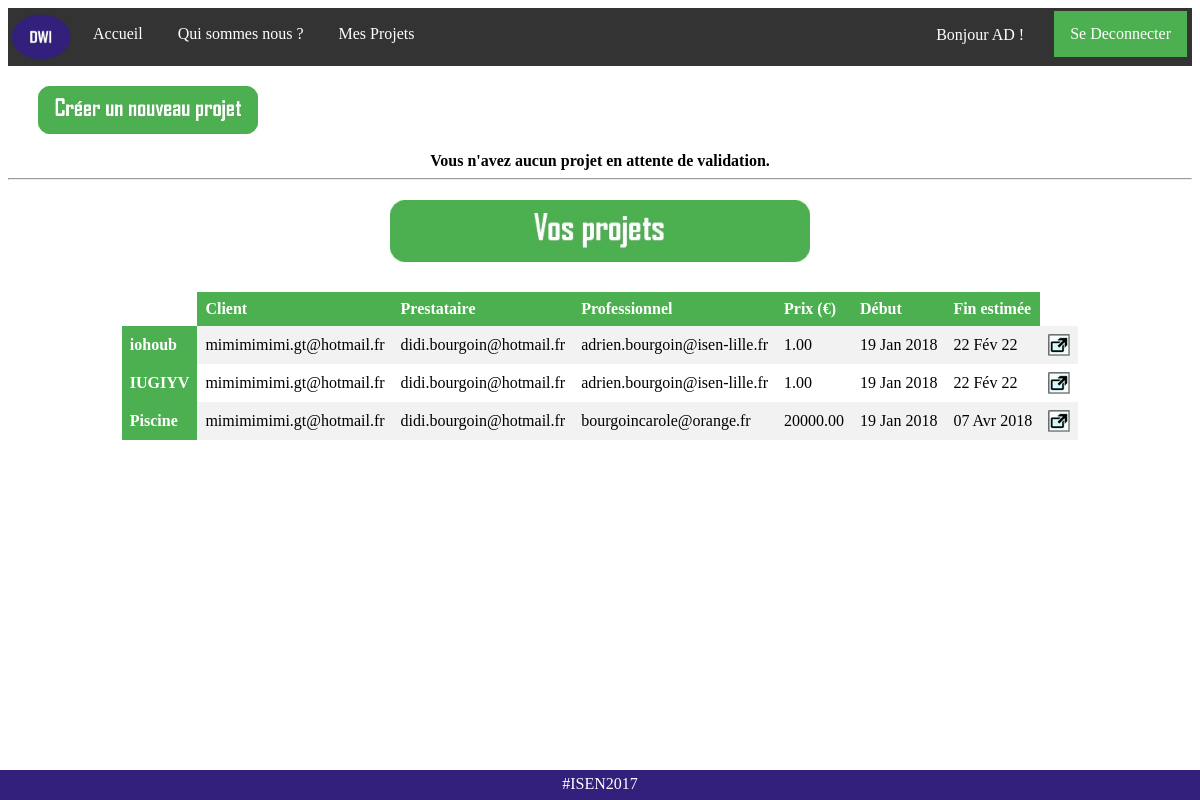
Page /connected (signed in) on the earlier database version.
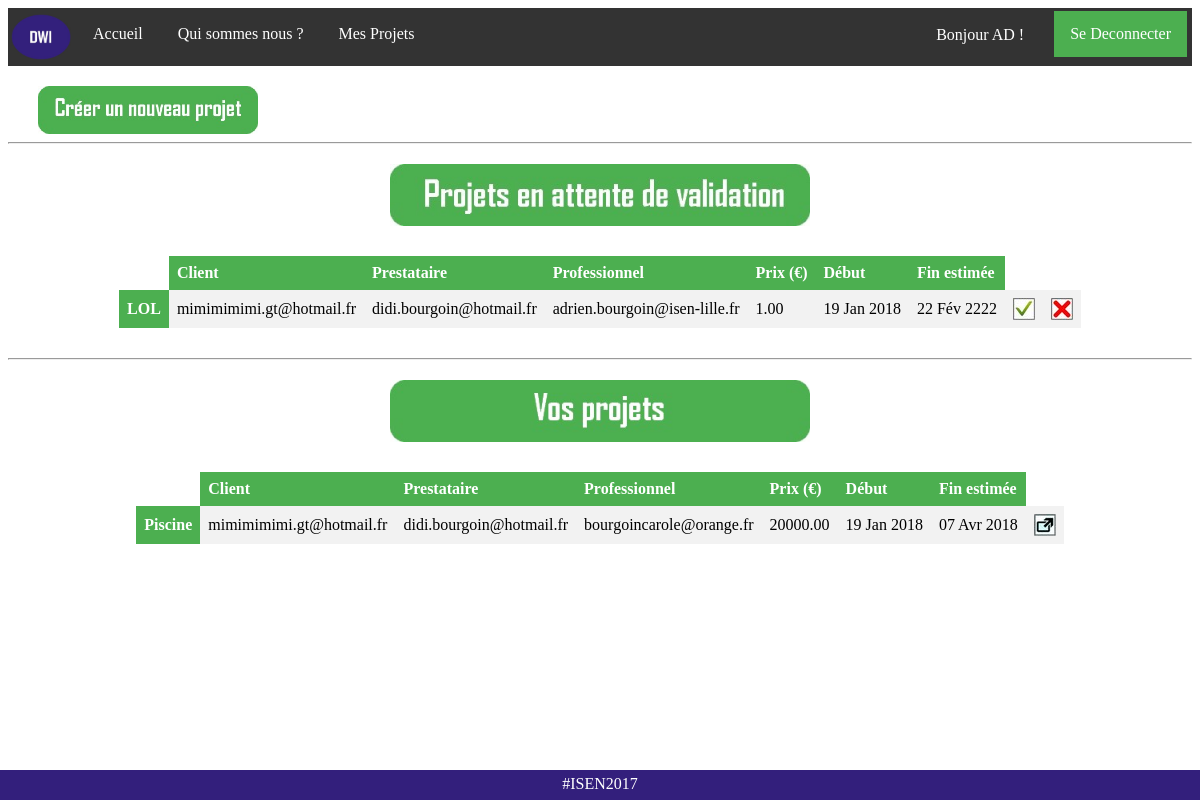
Same page on the later database version.
### TheSafeDeal_NoAdmin/models.py (models this page shows, shortened)
class Projet(models.Model):
	titre = models.CharField(max_length=200)
	key = models.CharField(max_length=32, unique=True)
	prestataire = models.TextField(max_length=150, blank=True)
	client = models.TextField(max_length=150)
	professionnel = models.TextField(max_length=150)
	date_debut = models.DateTimeField(auto_now_add = True, auto_now=False)
	date_fin = models.DateTimeField(auto_now = False, blank = False)
	description = models.TextField()
	prix = models.DecimalField(max_digits=9, decimal_places=2)
	isValidate_Prestataire = models.BooleanField(default=False)
	isValidate_Professionnel = models.BooleanField(default=False)
	isValidate_Client = models.BooleanField(default=False)
	REQUIERED_FIELDS = []

### TheSafeDeal_NoAdmin/views.py (the view, shortened to what this page needs)
# urls.py: url(r'^connected$', views.connected, name='connected'),
def connected(request):
    user = request.user
    if user.is_authenticated() :
        utilisateur = CustomUser.objects.get(username=request.user)
        validated_projects = utilisateur.get_validated_projects_list()[0]
        unvalidated_projects = utilisateur.get_validated_projects_list()[1]
        if request.method == "POST":
            form = NewProjectForm(request.POST)
            if form.is_valid():
                cleaned_info = form.cleaned_data
                new_project = form.save(commit=False)
                new_project.key = get_random_string(length=32)
                new_project.date_debut = timezone.now()
                if utilisateur.email != cleaned_info['client'] and utilisateur.email != cleaned_info['professionnel'] and utilisateur.email != cleaned_info['prestataire'] :
                    error = "Vous ne pouvez pas créer un projet sans en faire partie! Voyons..."
                    return render(request, 'connected.html',{'form':form, 'error': error, 'validated_projects':validated_projects, 'unvalidated_projects':unvalidated_projects})
                if CustomUser.objects.filter(email = cleaned_info['client']).exists() and CustomUser.objects.filter(email = cleaned_info['professionnel']).exists():
                    if cleaned_info['prestataire'] == '':
                        cli = CustomUser.objects.get(email = cleaned_info['client'])
                        pro = CustomUser.objects.get(email = cleaned_info['professionnel'])
                        if cli.typeUser == 'Client' and pro.typeUser == 'Professionnel':
                            new_project.save()
                            cli.add_project(new_project.key)
                            pro.add_project(new_project.key)
                            os.mkdir(settings.MEDIA_ROOT+"/"+new_project.key)
                            return redirect(connected)
                        else:
                            error = "Oups! L'adresse email entrée du Professionnel ou Client ne correpond pas à la bonne personne!"
                            return render(request, 'connected.html',{'form':form, 'error': error, 'validated_projects':validated_projects, 'unvalidated_projects':unvalidated_projects})
                    else:
                        if CustomUser.objects.filter(email = cleaned_info['prestataire']).exists():
                            pre = CustomUser.objects.get(email = cleaned_info['prestataire'])
                            pro = CustomUser.objects.get(email = cleaned_info['professionnel'])
                            cli = CustomUser.objects.get(email = cleaned_info['client'])
                            if pre.typeUser == 'Prestataire' and pro.typeUser == 'Professionnel' and cli.typeUser == 'Client':
                                new_project.save()
                                pre.add_project(new_project.key)
                                pro.add_project(new_project.key)
                                cli.add_project(new_project.key)
                                os.mkdir(settings.MEDIA_ROOT+"/"+new_project.key)
                                return redirect(connected)
                            else:
                                error = "Oups! L'adresse email entrée du Professionnel ou Prestataire ou Client ne correpond pas à la bonne entité !"
                                return render(request, 'connected.html',{'form':form, 'error': error, 'validated_projects':validated_projects, 'unvalidated_projects':unvalidated_projects})
                        else:
                            error = "Le Prestataire n'est pas enregistré à cette adresse mail, veuillez réessayer."
                            return render(request, 'connected.html',{'form':form, 'error': error, 'validated_projects':validated_projects, 'unvalidated_projects':unvalidated_projects})
                else:
                    if not CustomUser.objects.filter(email = cleaned_info['client']).exists():
                        error = "Le Client n'est pas enregistré à cette adresse mail, veuillez recréer le projet."
                    elif not CustomUser.objects.filter(email = cleaned_info['professionnel']).exists():
                        error = "Le Professionnel n'est pas enregistré à cette adresse mail, veuillez recréer le projet."
                    return render(request, 'connected.html',{'form':form, 'error': error, 'validated_projects':validated_projects, 'unvalidated_projects':unvalidated_projects})
        else:
            form = NewProjectForm()
        return render(request, 'connected.html',{'form':form, 'user':request.user, 'validated_projects':validated_projects, 'unvalidated_projects':unvalidated_projects})
    else:
        form = NewProjectForm()
    return render(request, 'connected.html',{'form':form, 'user':request.user})

### TheSafeDeal_NoAdmin/models.py (called while the page is built)
    def get_projects_list(self):
    	if self.projet == "" :
    		return []
    	else:
    		result = self.projet.split(';')
    		result.remove("")
    		return result

### TheSafeDeal_NoAdmin/templates/connected.html (shortened to what this page needs)
{% load staticfiles %}
<html>
<head>
        <link rel="stylesheet" href="{% static 'css/connected.css' %}" />
</head>
<body>
<ul>
  <li><img src="{% static 'img/logo.jpg' %}" title="Deal With It"></li>
  <li><a href="{% url 'home' %}">Accueil</a></li>
  <li><a href="{% url 'about' %}">Qui sommes nous ?</a></li>
  {% if user.is_authenticated %}
   <li><a href="{% url 'connected' %}">Mes Projets {{ use }}</a></li>
  {% endif %}
  {% if user.is_authenticated %}
  <li style="float:right;padding-right: 5px"><a class="active" href="{% url 'logout' %}">Se Deconnecter</a></li>
  <li style="float:right;padding-right: 30px;margin-top: 15px;color:white">Bonjour {{ user.username }} !</li>
  {% endif %}
</ul>
{% if user.is_authenticated %}
<div style="background-color: white;height: auto;padding-left: 30px;padding-top: 20px">
	<img src="{% static 'img/new_project.jpg' %}" class="new_project" onclick="display_form()"/>
</div>
<center>
{% if unvalidated_projects|length != 0 %}
<hr>
<center>
<div class="projet">
	<img src="{% static 'img/waiting_project.jpg' %}" class="waiting_project"/>
	<table>
		<tr>
	     <td></td>
	     <th>Client</th>
	     <th>Prestataire</th>
	     <th>Professionnel</th>
	     <th>Prix (€)</th>
	     <th>Début</th>
	     <th>Fin estimée</th>
	    </tr>
		<tr>
		{% for projet in unvalidated_projects %}
    		<th title={{ projet.description }}>{{ projet.titre }}</th>
	     	<td>{{ projet.client }}</td>
	     	<td>{{ projet.prestataire }}</td>
	     	<td>{{ projet.professionnel }}</td>
	     	<td>{{ projet.prix }}</td>
	     	<td>{{ projet.date_debut|date:"d M Y" }}</td>
	     	<td>{{ projet.date_fin|date:"d M Y" }}</td>
	     	<td><a href="{% url 'connected' %}?key={{ projet.key }}&validate=True"><img title="Accepter ce projet" src="{% static 'img/accepter.jpg' %}"/></a></td>
	     	<td><a href="{% url 'connected' %}?key={{ projet.key }}&validate=False"><img title="Refuser ce projet" src="{% static 'img/refuser.jpg' %}"/></a></td>
	    </tr>
		{% endfor %}
	</table>
</div>
{% endif %}
{% if unvalidated_projects|length == 0 %}
<br />
<strong>Vous n'avez aucun projet en attente de validation.</strong>
{% endif %}
{% if validated_projects|length != 0 %}
<hr>
<div class="projet">
	<img src="{% static 'img/your_projects.jpg' %}" class="waiting_project"/>
	<table>
		<tr>
	     <td></td>
	     <th>Client</th>
	     <th>Prestataire</th>
	     <th>Professionnel</th>
	     <th>Prix (€)</th>
	     <th>Début</th>
	     <th>Fin estimée</th>
	    </tr>
		{% for projet in validated_projects %}
		<tr>
	     <th title={{ projet.description }}>{{ projet.titre }}</th>
	     <td>{{ projet.client }}</td>
	     <td>{{ projet.prestataire }}</td>
	     <td>{{ projet.professionnel }}</td>
	     <td>{{ projet.prix }}</td>
	     <td>{{ projet.date_debut|date:"d M Y" }}</td>
	     <td>{{ projet.date_fin|date:"d M Y" }}</td>
	     <td><a href="../project/{{ projet.key }}" target="_blank"><img src="{% static 'img/open.jpg' %}" title="Ouvrir la page du projet" class="open"/></a>
	     </td>
	    {% endfor %}
	</table>
</div>
<br />
{% endif %}
</center>
{% endif %}
<div class="footer">
  <p>#ISEN2017</p>
</div>
</html>

Differences in the rows shown:
no longer on this page (row unchanged): Projet: titre "iohoub", client "mimimimimi.gt@hotmail.fr", prestataire "didi.bourgoin@hotmail.fr", professionnel "adrien.bourgoin@isen-lille.fr", prix "1.00", date_debut "19 Jan 2018", date_fin "22 Fév 22"
no longer on this page (row unchanged): Projet: titre "IUGIYV", client "mimimimimi.gt@hotmail.fr", prestataire "didi.bourgoin@hotmail.fr", professionnel "adrien.bourgoin@isen-lille.fr", prix "1.00", date_debut "19 Jan 2018", date_fin "22 Fév 22"
added Projet: titre "LOL", client "mimimimimi.gt@hotmail.fr", prestataire "didi.bourgoin@hotmail.fr", professionnel "adrien.bourgoin@isen-lille.fr", prix "1.00", date_debut "19 Jan 2018", date_fin "22 Fév 2222"
Other differences:
text no longer shown: "Vous n'avez aucun projet en attente de validation."
text now shown: "Client Prestataire Professionnel Prix (€) Début Fin estimée"
